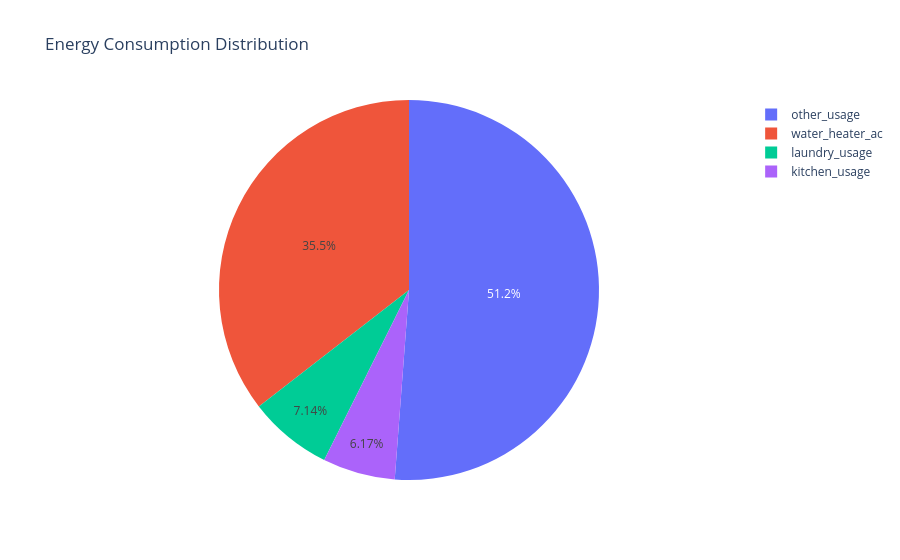

The notebook cell saved with this chart:
### Markdown cell above
distribution of energy

### Code cell
"""
Lädt die Verbrauchsverteilung aus dem View 'submeter_distribution'
und stellt die Anteile der einzelnen Bereiche (Küche, Waschküche, Klima, Sonstiges) als Tortendiagramm dar.
"""

df_sub = pd.read_sql("SELECT * FROM submeter_distribution",engine)

px.pie(
    values=df_sub.iloc[0],
    names=df_sub.columns,
    title="Energy Consumption Distribution"
)

### Figure 1 — Plotly figure (JSON) as saved in the notebook; plotly's stock layout.template omitted (floating-point values rounded to 4 significant figures)
{"data": [{"domain": {"x": [0, 1], "y": [0, 1]}, "hovertemplate": "label=%{label}<br>value=%{value}<extra></extra>", "labels": ["kitchen_usage", "laundry_usage", "water_heater_ac", "other_usage"], "legendgroup": "", "name": "", "showlegend": true, "type": "pie", "values": [1.122, 1.299, 6.458, 9.315]}], "layout": {"legend": {"tracegroupgap": 0}, "title": {"text": "Energy Consumption Distribution"}}}
